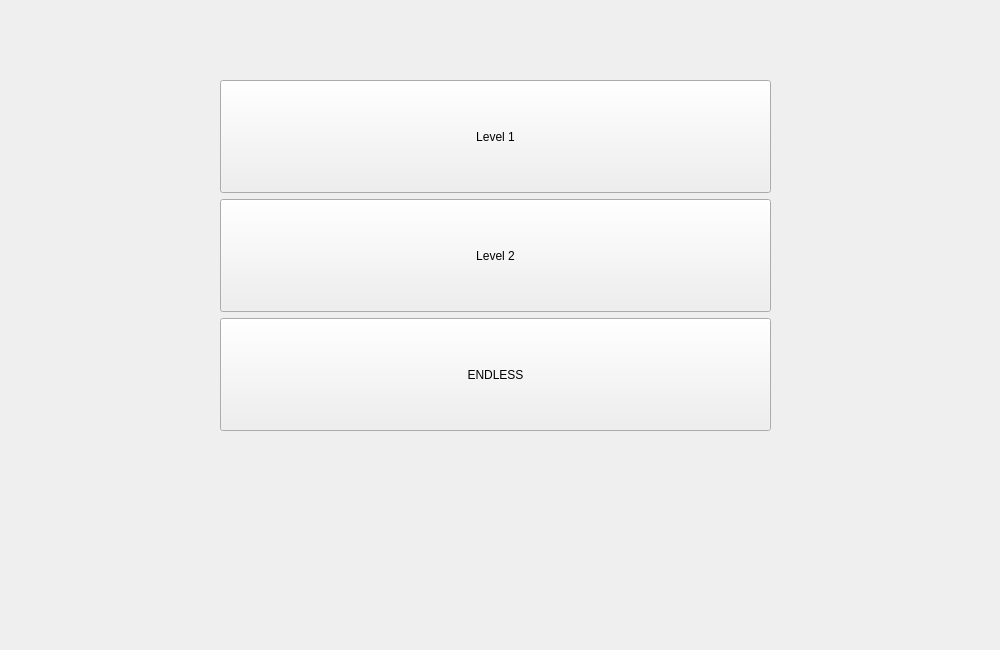
<?xml version="1.0" encoding="UTF-8"?>
<ui version="4.0">
 <class>LevelSelector</class>
 <widget class="QWidget" name="LevelSelector">
  <property name="geometry">
   <rect>
    <x>0</x>
    <y>0</y>
    <width>1000</width>
    <height>650</height>
   </rect>
  </property>
  <property name="windowTitle">
   <string>Form</string>
  </property>
  <widget class="QWidget" name="verticalLayoutWidget">
   <property name="geometry">
    <rect>
     <x>220</x>
     <y>80</y>
     <width>551</width>
     <height>351</height>
    </rect>
   </property>
   <layout class="QVBoxLayout" name="verticalLayout">
    <item>
     <widget class="QPushButton" name="pushButton">
      <property name="sizePolicy">
       <sizepolicy hsizetype="Minimum" vsizetype="Minimum">
        <horstretch>0</horstretch>
        <verstretch>0</verstretch>
       </sizepolicy>
      </property>
      <property name="text">
       <string>Level 1</string>
      </property>
     </widget>
    </item>
    <item>
     <widget class="QPushButton" name="pushButton_3">
      <property name="sizePolicy">
       <sizepolicy hsizetype="Minimum" vsizetype="Minimum">
        <horstretch>0</horstretch>
        <verstretch>0</verstretch>
       </sizepolicy>
      </property>
      <property name="text">
       <string>Level 2</string>
      </property>
     </widget>
    </item>
    <item>
     <widget class="QPushButton" name="pushButton_2">
      <property name="sizePolicy">
       <sizepolicy hsizetype="Minimum" vsizetype="Preferred">
        <horstretch>0</horstretch>
        <verstretch>0</verstretch>
       </sizepolicy>
      </property>
      <property name="text">
       <string>ENDLESS</string>
      </property>
     </widget>
    </item>
   </layout>
  </widget>
 </widget>
 <resources/>
 <connections/>
</ui>
